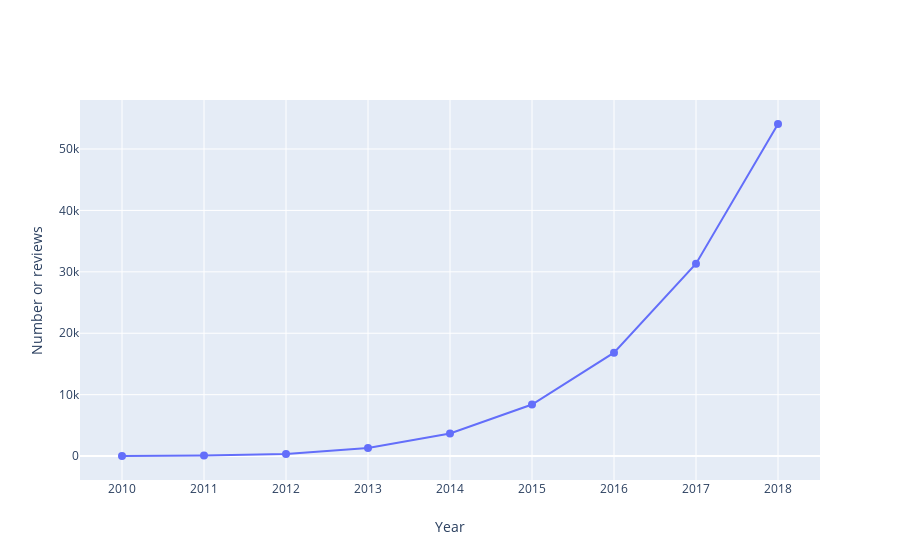

The notebook cell this image was saved under:
### Code cell
years = np.arange(aspect_reviews["year"].min(), aspect_reviews["year"].max())
year_counts = np.array([(aspect_reviews["year"] == m).sum() for m in years])

fig = go.Figure(data=go.Scatter(x=years, y=year_counts, marker_size=8))
fig.update_layout(xaxis_title="Year", yaxis_title="Number or reviews")
fig.show()

### Figure 1 — Plotly figure (JSON) as saved in the notebook; plotly's stock layout.template omitted (floating-point values rounded to 4 significant figures)
{"data": [{"marker": {"size": 8}, "type": "scatter", "x": [2010, 2011, 2012, 2013, 2014, 2015, 2016, 2017, 2018], "y": [14, 102, 349, 1305, 3677, 8394, 16838, 31334, 54070]}], "layout": {"xaxis": {"title": {"text": "Year"}}, "yaxis": {"title": {"text": "Number or reviews"}}}}
